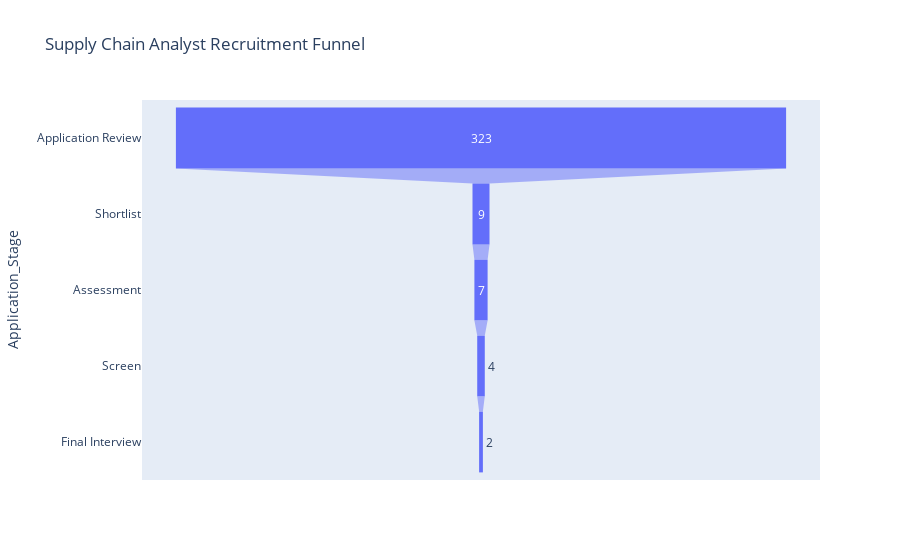

Notebook cell for this chart:
### Code cell
# Finally, lets look at the 'Supply Chain Analyst' role:

data = dict(
    No_of_Candidates=sca_counts,
    Application_Stage=sca_stages)
fig = px.funnel(data, x='No_of_Candidates', y='Application_Stage', title='Supply Chain Analyst Recruitment Funnel',)
fig.show()

### Figure 1 — Plotly figure (JSON) as saved in the notebook; plotly's stock layout.template omitted (floating-point values rounded to 4 significant figures)
{"data": [{"hovertemplate": "No_of_Candidates=%{x}<br>Application_Stage=%{y}<extra></extra>", "legendgroup": "", "marker": {"color": "#636efa"}, "name": "", "orientation": "h", "showlegend": false, "type": "funnel", "x": [323, 9, 7, 4, 2], "xaxis": "x", "y": ["Application Review", "Shortlist", "Assessment", "Screen", "Final Interview"], "yaxis": "y"}], "layout": {"legend": {"tracegroupgap": 0}, "title": {"text": "Supply Chain Analyst Recruitment Funnel"}, "xaxis": {"anchor": "y", "domain": [0, 1], "title": {"text": "No_of_Candidates"}}, "yaxis": {"anchor": "x", "domain": [0, 1], "title": {"text": "Application_Stage"}}}}
